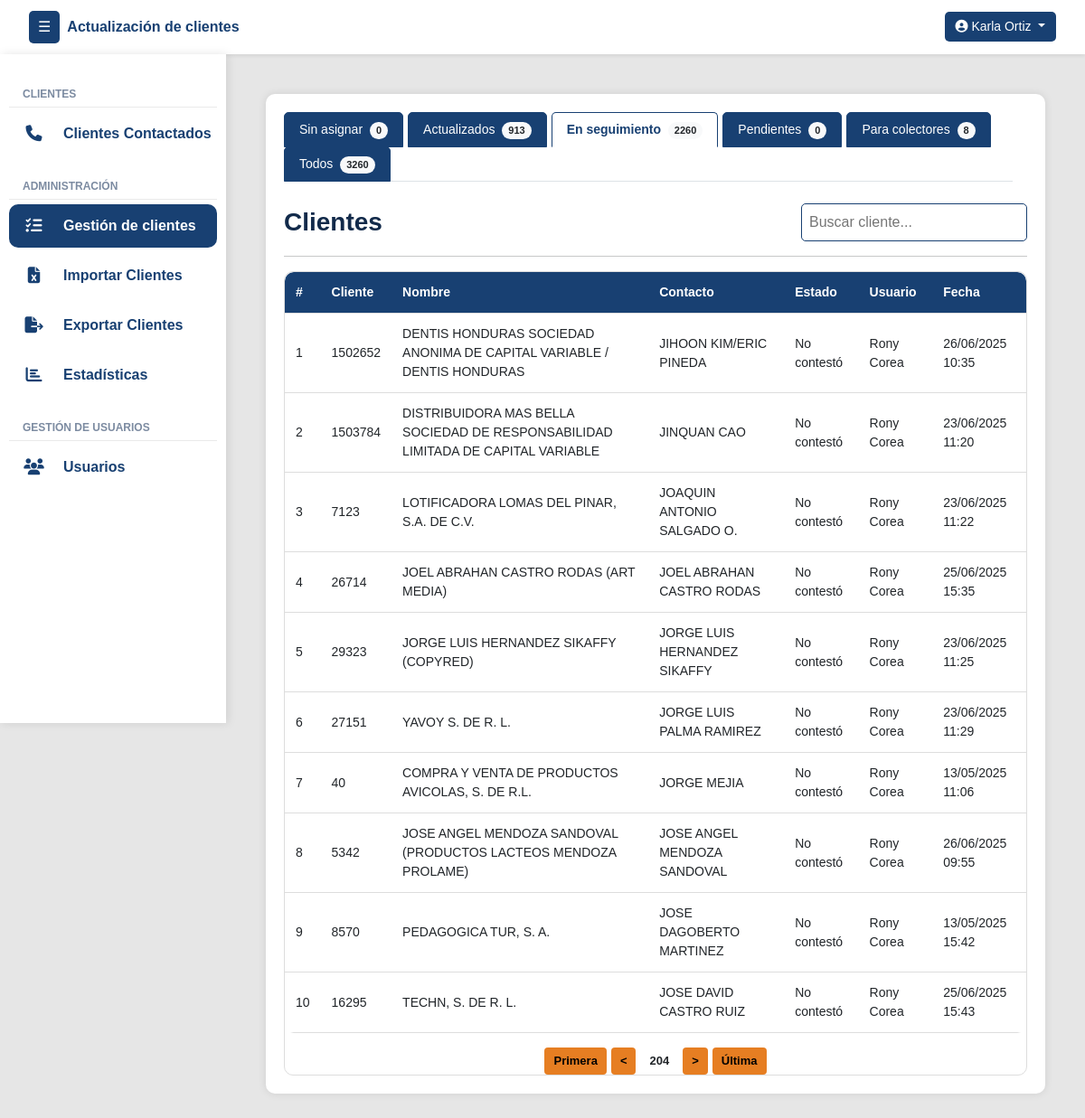
The app's page /gestion/seguimiento/?seguimiento=204 (signed in), older data.
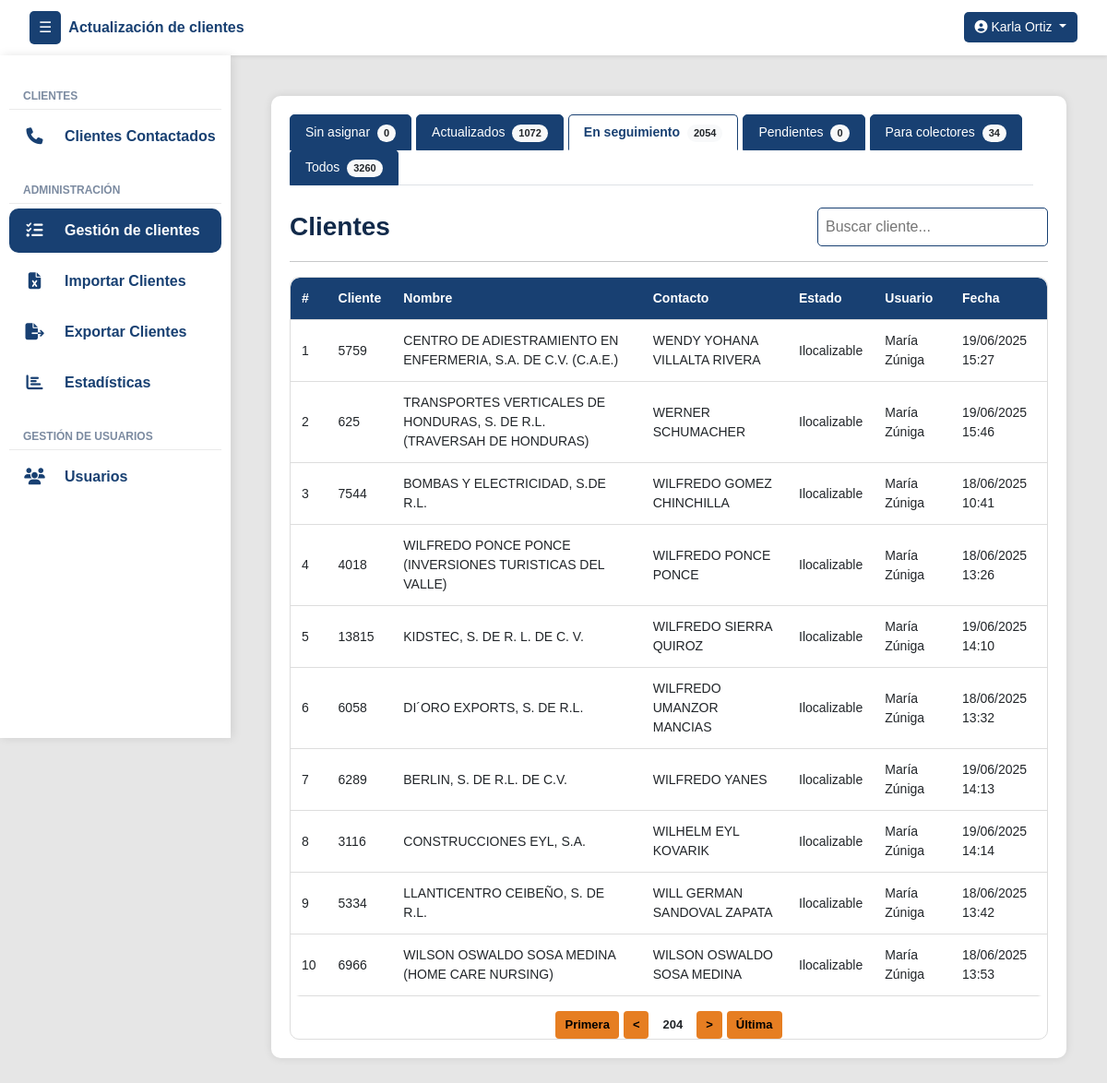
The same page, newer data.
### clientes/models.py (models this page shows, shortened)
class Cliente(models.Model):
    numero_cliente = models.CharField(max_length=50, unique=True)
    nombre_cliente = models.CharField(max_length=255)
    contacto_cliente = models.CharField(max_length=255)
    contacto_cargo = models.CharField(max_length=100, null=True, blank=True)
    telefono_cliente = models.CharField(max_length=50, null=True, blank=True)
    telefono_dos = models.CharField(max_length=50, null=True, blank=True)
    direccion = models.CharField(max_length=255, null=True, blank=True)
    correo = models.CharField(max_length=254, null=True, blank=True)
    estado_actual = models.ForeignKey(EstadoReporte, on_delete=models.SET_NULL, null=True, blank=True, default=1)
    asignado_inicial = models.ForeignKey(User, on_delete=models.SET_NULL, null=True, blank=True, related_name='clientes_asignados_inicialmente')
    asignado_usuario = models.ForeignKey(User, on_delete=models.SET_NULL, null=True, blank=True, related_name='clientes_asignados')
    veces_contactado = models.PositiveIntegerField(default=0)
    sin_contestar = models.PositiveIntegerField(default=0)
    formulario_sin_contestar = models.PositiveIntegerField(default=0)
    ultima_llamada_no_contesto = models.DateTimeField(null=True, blank=True)
    ultimo_envio_formulario = models.DateTimeField(null=True, blank=True)

class EstadoReporte(models.Model):
    nombre = models.CharField(max_length=100, unique=True)
    creado_por = models.ForeignKey(User, on_delete=models.SET_NULL, null=True, blank=True)
    creado_en = models.DateTimeField(auto_now_add=True)
    estado = models.CharField(max_length=50, choices=[('activo', 'Activo'), ('inactivo', 'Inactivo')])
    intentos = models.PositiveIntegerField(default=0)
    genera_movimiento = models.BooleanField(default=True)

### clientes/views.py (the view)
# urls.py: path('gestion/seguimiento/', vistasClientes.clientes_en_seguimiento_view, name='clientes_seguimiento_gestion'),
@login_required
def clientes_en_seguimiento_view(request):
    usuario = request.user
    if not usuario.groups.filter(name__in=["super_admin", "admin_group"]).exists():
        messages.error(request, "Acceso no permitido.")
        return redirect("login")
    hoy = timezone.localdate()
    search_query = request.GET.get('q', '').strip()
    estados_seguimiento = EstadoReporte.objects.filter(genera_movimiento=False)\
        .exclude(nombre__iexact="pendiente")
    ultimo_historial_qs = HistorialEstadoSinMovimiento.objects.filter(
        cliente=OuterRef("pk")
    ).order_by("-fecha_hora")
    clientes_qs = Cliente.objects.filter(
        estado_actual__in=estados_seguimiento
    ).annotate(
        ultima_fecha_sin_movimiento=Subquery(
            ultimo_historial_qs.values("fecha_hora")[:1],
            output_field=DateTimeField()
        )
    )
    if search_query:
        clientes_qs = clientes_qs.filter(
            Q(nombre_cliente__icontains=search_query) |
            Q(numero_cliente__icontains=search_query) |
            Q(contacto_cliente__icontains=search_query)
        )
    clientes = paginar_queryset(request, clientes_qs, 'seguimiento')
    estado_pendiente = EstadoReporte.objects.filter(nombre__iexact="pendiente").first()
    estado_no_contesto = EstadoReporte.objects.filter(nombre__iexact="no contestó").first()
    clientes_seguimiento_qs = Cliente.objects.filter(
        estado_actual__in=estados_seguimiento
    )
    primer_movimiento_qs = MovimientoEstado.objects.filter(cliente=OuterRef('pk')).order_by('fecha_hora')
    primer_movimiento_estado = Subquery(primer_movimiento_qs.values('estado__nombre')[:1])
    clientes_sin_actualizar_qs = Cliente.objects.annotate(
        primer_estado_nombre=primer_movimiento_estado
    ).filter(
        Q(estado_actual__nombre__iexact="actualizado") & ~Q(primer_estado_nombre__iexact="actualizado")
    )
    actualizados_hoy_qs = Cliente.objects.filter(
        estado_actual__nombre__iexact="actualizado",
        movimientos__estado__nombre__iexact="actualizado",
        movimientos__fecha_hora__date=hoy
    ).distinct()
    clientes_sin_actualizar_hoy_qs = Cliente.objects.annotate(
        primer_estado_nombre=primer_movimiento_estado
    ).filter(
        Q(movimientos__fecha_hora__date=hoy),
        Q(estado_actual__nombre__iexact="actualizado") & ~Q(primer_estado_nombre__iexact="actualizado")
    ).distinct()
    return render(request, 'gestion/gestion.html', {
        "clientes_formulario_enviado": clientes,
        "view_type": "seguimiento",
        "search_query": search_query,
        "count_seguimiento": clientes_qs.count(),
        "count_pendientes": Cliente.objects.filter(estado_actual=estado_pendiente).count(),
        "count_no_contesto": Cliente.objects.filter(estado_actual=estado_no_contesto).count(),
        "count_actualizados": Cliente.objects.filter(
            estado_actual__nombre__iexact="actualizado",
            movimientos__estado__nombre__iexact="actualizado"
        ).distinct().count(),
        "count_sin_actualizar": clientes_sin_actualizar_qs.count(),
        "count_actualizados_hoy": actualizados_hoy_qs.count() + clientes_sin_actualizar_hoy_qs.count(),
        "count_sin_asignar": Cliente.objects.filter(asignado_usuario__isnull=True).count(),
        "count_todos": Cliente.objects.count(),
        "count_colectores": Cliente.objects.filter(estado_actual__nombre__iexact="por localizar").count(),
    })

### UpdateTracker/templatetags/group_filters.py (called while the page is built)
@register.filter(name='has_group')
def has_group(user, group_name):
    return user.groups.filter(name=group_name).exists()

### clientes/views.py (called while the page is built)
def paginar_queryset(request, queryset, param, por_pagina=10):
    paginator = Paginator(queryset, por_pagina)
    pagina = request.GET.get(param)
    return paginator.get_page(pagina)

### templates/gestion/gestion.html (shortened to what the changed rows need)
{% extends 'layout/layout.html' %}
{% block content %}
<div class="container">
    <ul class="nav nav-tabs flex-grow-1 me-3" id="clienteTabs" role="tablist">
        <li class="nav-item" role="presentation">
            <a class="nav-link {% if view_type == 'actualizados' %}active{% endif %}" id="actualizados-tab" href="{% url 'clientes_actualizados_gestion' %}" role="tab" aria-controls="actualizados" aria-selected="false">
                Actualizados <span class="badge rounded-pill bg-light text-dark ms-1" id="countActualizados">{{ count_actualizados }}</span>
            </a>
        </li>
        <li class="nav-item" role="presentation">
            <a class="nav-link {% if view_type == 'seguimiento' %}active{% endif %}" id="seguimiento-tab" href="{% url 'clientes_seguimiento_gestion' %}" role="tab" aria-controls="seguimiento" aria-selected="false">
                En seguimiento <span class="badge rounded-pill bg-light text-dark ms-1" id="countSeguimiento">{{ count_seguimiento }}</span>
            </a>
        </li>
        <li class="nav-item" role="presentation">
            <a class="nav-link {% if view_type == 'colectores' %}active{% endif %}" id="colectores-tab" href="{% url 'clientes_para_colectores_gestion' %}" role="tab" aria-controls="colectores" aria-selected="false">
                Para colectores <span class="badge rounded-pill bg-light text-dark ms-1" id="countColectores">{{ count_colectores }}</span>
            </a>
        </li>
    </ul>
    <div class="tab-content mt-4" id="clienteTabsContent">
        {% if view_type == 'sin_asignar' %}
        <div class="tab-pane fade show active" id="sin-asignar" role="tabpanel" aria-labelledby="sin-asignar-tab">
            <div class="d-flex justify-content-between align-items-center mb-3">
                <h3 class="mb-0">Clientes</h3>
                <div class="d-flex" style="gap: 10px;">
                    <form method="get" class="d-flex" style="gap: 10px;">
                        <input type="text" name="q" class="search-box"
                               placeholder="Buscar cliente..."
                               value="{{ search_query|default:'' }}"
                               autocomplete="off">
                        <input type="hidden" name="sin_asignar" value="{{ clientes_sin_asignar.number }}">
                    </form>
                    <button class="btn btn-asignar"
                            data-bs-toggle="modal"
                            data-bs-target="#modalDesasignarPorCantidad"
                            title="Desasignar clientes por lotes">
                        <i class="bi bi-person-dash-fill"></i> Desasignar
                    </button>
                    <button class="btn btn-asignar"
                            data-bs-toggle="modal"
                            data-bs-target="#modalAsignarPorCantidad"
                            title="Asignar clientes por lotes">
                        <i class="bi bi-person-lines-fill"></i> Asignar
                    </button>
                </div>
            </div>
            <hr>
            <div class="table-responsive">
                <table class="styled-table paginable" id="clienteTable">
                    <thead>
                        <tr>
                            <th>#</th>
                            <th>Cliente</th>
                            <th>Nombre</th>
                            <th>Contacto</th>
                            <th>Estado</th>
                            <th>Asignar</th>
                        </tr>
                    </thead>
                    <tbody>
                        {% for cliente in clientes_sin_asignar %}
                        <tr>
                            <td>{{ forloop.counter }}</td>
                            <td>{{ cliente.numero_cliente }}</td>
                            <td>{{ cliente.nombre_cliente }}</td>
                            <td>{{ cliente.contacto_cliente }}</td>
                            <td>{{ cliente.estado_actual.nombre }}</td>
                            <td>
                                <div class="text-center">
                                    <button class="btn btn-sm btn-asignar"
                                            data-bs-toggle="modal"
                                            data-bs-target="#modalAsignarCliente"
                                            onclick="abrirModalAsignarCliente('{{ cliente.id }}', '{{ cliente.nombre_cliente }}')"
                                            title="Asignar cliente">
                                        <i class="bi bi-person-plus-fill"></i>
                                    </button>
                                </div>
                            </td>
                        </tr>
                        {% empty %}
                            <tr>
                                <td colspan="7" class="text-center">No hay clientes sin asignar.</td>
                            </tr>
                        {% endfor %}
                    </tbody>
                </table>
                {% if clientes_sin_asignar.has_other_pages %}
                <div class="pagination mt-3">
                    {% if clientes_sin_asignar.number > 1 %}
                        <a href="?sin_asignar=1{% if search_query %}&q={{ search_query }}{% endif %}" class="btn btn-sm btn-reportar">Primera</a>
                        <a href="?sin_asignar={{ clientes_sin_asignar.previous_page_number }}{% if search_query %}&q={{ search_query }}{% endif %}" class="btn btn-sm btn-reportar">&lt;</a>
                    {% endif %}
                    <span class="btn btn-sm btn-reportar active">{{ clientes_sin_asignar.number }}</span>
                    {% if clientes_sin_asignar.number < clientes_sin_asignar.paginator.num_pages %}
                        <a href="?sin_asignar={{ clientes_sin_asignar.next_page_number }}{% if search_query %}&q={{ search_query }}{% endif %}" class="btn btn-sm btn-reportar">&gt;</a>
                        <a href="?sin_asignar={{ clientes_sin_asignar.paginator.num_pages }}{% if search_query %}&q={{ search_query }}{% endif %}" class="btn btn-sm btn-reportar">Última</a>
                    {% endif %}
                </div>
                {% endif %}
            </div>
        </div>
        {% elif view_type == 'seguimiento' %}
        <div class="tab-pane fade show active" id="seguimiento" role="tabpanel" aria-labelledby="seguimiento-tab">
            <div class="table-responsive">
                <table class="styled-table paginable" id="tablaSeguimiento">
                    <thead>
                        <tr>
                            <th>#</th>
                            <th>Cliente</th>
                            <th>Nombre</th>
                            <th>Contacto</th>
                            <th>Estado</th>
                            <th>Usuario</th>
                            <th>Fecha</th>
                        </tr>
                    </thead>
                    <tbody>
                        {% for cliente in clientes_formulario_enviado %}
                            <tr>
                                <td>{{ forloop.counter }}</td>
                                <td>{{ cliente.numero_cliente }}</td>
                                <td>{{ cliente.nombre_cliente }}</td>
                                <td>{{ cliente.contacto_cliente }}</td>
                                <td>{{ cliente.estado_actual.nombre }}</td>
                                <td>
                                    {% if cliente.asignado_usuario %}
                                        {{ cliente.asignado_usuario.get_full_name }}
                                    {% else %}
                                        Sin asignar
                                    {% endif %}
                                </td>
                                <td>
                                    {% if cliente.ultimo_envio_formulario %}
                                        {{ cliente.ultimo_envio_formulario|date:"d/m/Y H:i" }}
                                    {% elif cliente.ultima_fecha_sin_movimiento %}
                                        {{ cliente.ultima_fecha_sin_movimiento|date:"d/m/Y H:i" }}
                                    {% else %}
                                        -
                                    {% endif %}
                                </td>
                            </tr>
                            {% empty %}
                            <tr>
                                <td colspan="7" class="text-center">No hay clientes en seguimiento.</td>
                            </tr>
                        {% endfor %}
                    </tbody>
                </table>
            </div>
        </div>
        {% endif %}
    </div>
</div>
{% endblock %}

Row changes from the older to the newer data that the page shows:
no longer on this page (row unchanged): Cliente: numero_cliente "1502652", nombre_cliente "DENTIS HONDURAS SOCIEDAD ANONIMA DE CAPITAL VARIABLE / DENTIS HONDURAS", contacto_cliente "JIHOON KIM/ERIC PINEDA", estado_actual.nombre "No contestó", asignado_usuario.get_full_name "Rony Corea", ultima_fecha_sin_movimiento "26/06/2025 10:35"
no longer on this page (row unchanged): Cliente: numero_cliente "1503784", nombre_cliente "DISTRIBUIDORA MAS BELLA SOCIEDAD DE RESPONSABILIDAD LIMITADA DE CAPITAL VARIABLE", contacto_cliente "JINQUAN CAO", estado_actual.nombre "No contestó", asignado_usuario.get_full_name "Rony Corea", ultima_fecha_sin_movimiento "23/06/2025 11:20"
no longer on this page (row unchanged): Cliente: numero_cliente "7123", nombre_cliente "LOTIFICADORA LOMAS DEL PINAR, S.A. DE C.V.", contacto_cliente "JOAQUIN ANTONIO SALGADO O.", estado_actual.nombre "No contestó", asignado_usuario.get_full_name "Rony Corea", ultima_fecha_sin_movimiento "23/06/2025 11:22"
no longer on this page (row unchanged): Cliente: numero_cliente "26714", nombre_cliente "JOEL ABRAHAN CASTRO RODAS (ART MEDIA)", contacto_cliente "JOEL ABRAHAN CASTRO RODAS", estado_actual.nombre "No contestó", asignado_usuario.get_full_name "Rony Corea", ultima_fecha_sin_movimiento "25/06/2025 15:35"
no longer on this page (row unchanged): Cliente: numero_cliente "29323", nombre_cliente "JORGE LUIS HERNANDEZ SIKAFFY (COPYRED)", contacto_cliente "JORGE LUIS HERNANDEZ SIKAFFY", estado_actual.nombre "No contestó", asignado_usuario.get_full_name "Rony Corea", ultima_fecha_sin_movimiento "23/06/2025 11:25"
no longer on this page (row unchanged): Cliente: numero_cliente "27151", nombre_cliente "YAVOY S. DE R. L.", contacto_cliente "JORGE LUIS PALMA RAMIREZ", estado_actual.nombre "No contestó", asignado_usuario.get_full_name "Rony Corea", ultima_fecha_sin_movimiento "23/06/2025 11:29"
no longer on this page (row unchanged): Cliente: numero_cliente "40", nombre_cliente "COMPRA Y VENTA DE PRODUCTOS AVICOLAS, S. DE R.L.", contacto_cliente "JORGE MEJIA", estado_actual.nombre "No contestó", asignado_usuario.get_full_name "Rony Corea", ultimo_envio_formulario "13/05/2025 11:06"
no longer on this page (row unchanged): Cliente: numero_cliente "5342", nombre_cliente "JOSE ANGEL MENDOZA SANDOVAL (PRODUCTOS LACTEOS MENDOZA PROLAME)", contacto_cliente "JOSE ANGEL MENDOZA SANDOVAL", estado_actual.nombre "No contestó", asignado_usuario.get_full_name "Rony Corea", ultima_fecha_sin_movimiento "26/06/2025 09:55"
no longer on this page (row unchanged): Cliente: numero_cliente "8570", nombre_cliente "PEDAGOGICA TUR, S. A.", contacto_cliente "JOSE DAGOBERTO MARTINEZ", estado_actual.nombre "No contestó", asignado_usuario.get_full_name "Rony Corea", ultimo_envio_formulario "13/05/2025 15:42"
no longer on this page (row unchanged): Cliente: numero_cliente "16295", nombre_cliente "TECHN, S. DE R. L.", contacto_cliente "JOSE DAVID CASTRO RUIZ", estado_actual.nombre "No contestó", asignado_usuario.get_full_name "Rony Corea", ultima_fecha_sin_movimiento "25/06/2025 15:43"
now on this page (row edited): Cliente: numero_cliente "5759", nombre_cliente "CENTRO DE ADIESTRAMIENTO EN ENFERMERIA, S.A. DE C.V. (C.A.E.)", contacto_cliente "WENDY YOHANA VILLALTA RIVERA", estado_actual.nombre "Ilocalizable", asignado_usuario.get_full_name "María Zúniga", ultimo_envio_formulario "19/06/2025 15:27"
now on this page (row edited): Cliente: numero_cliente "625", nombre_cliente "TRANSPORTES VERTICALES DE HONDURAS, S. DE R.L. (TRAVERSAH DE HONDURAS)", contacto_cliente "WERNER SCHUMACHER", estado_actual.nombre "Ilocalizable", asignado_usuario.get_full_name "María Zúniga", ultimo_envio_formulario "19/06/2025 15:46"
now on this page (row edited): Cliente: numero_cliente "7544", nombre_cliente "BOMBAS Y ELECTRICIDAD, S.DE R.L.", contacto_cliente "WILFREDO GOMEZ CHINCHILLA", estado_actual.nombre "Ilocalizable", asignado_usuario.get_full_name "María Zúniga", ultimo_envio_formulario "18/06/2025 10:41"
now on this page (row edited): Cliente: numero_cliente "4018", nombre_cliente "WILFREDO PONCE PONCE (INVERSIONES TURISTICAS DEL VALLE)", contacto_cliente "WILFREDO PONCE PONCE", estado_actual.nombre "Ilocalizable", asignado_usuario.get_full_name "María Zúniga", ultimo_envio_formulario "18/06/2025 13:26"
now on this page (row edited): Cliente: numero_cliente "13815", nombre_cliente "KIDSTEC, S. DE R. L. DE C. V.", contacto_cliente "WILFREDO SIERRA QUIROZ", estado_actual.nombre "Ilocalizable", asignado_usuario.get_full_name "María Zúniga", ultimo_envio_formulario "19/06/2025 14:10"
now on this page (row edited): Cliente: numero_cliente "6058", nombre_cliente "DI´ORO EXPORTS, S. DE R.L.", contacto_cliente "WILFREDO UMANZOR MANCIAS", estado_actual.nombre "Ilocalizable", asignado_usuario.get_full_name "María Zúniga", ultimo_envio_formulario "18/06/2025 13:32"
now on this page (row edited): Cliente: numero_cliente "6289", nombre_cliente "BERLIN, S. DE R.L. DE C.V.", contacto_cliente "WILFREDO YANES", estado_actual.nombre "Ilocalizable", asignado_usuario.get_full_name "María Zúniga", ultimo_envio_formulario "19/06/2025 14:13"
now on this page (row edited): Cliente: numero_cliente "3116", nombre_cliente "CONSTRUCCIONES EYL, S.A.", contacto_cliente "WILHELM EYL KOVARIK", estado_actual.nombre "Ilocalizable", asignado_usuario.get_full_name "María Zúniga", ultimo_envio_formulario "19/06/2025 14:14"
now on this page (row edited): Cliente: numero_cliente "5334", nombre_cliente "LLANTICENTRO CEIBEÑO, S. DE R.L.", contacto_cliente "WILL GERMAN SANDOVAL ZAPATA", estado_actual.nombre "Ilocalizable", asignado_usuario.get_full_name "María Zúniga", ultimo_envio_formulario "18/06/2025 13:42"
now on this page (row edited): Cliente: numero_cliente "6966", nombre_cliente "WILSON OSWALDO SOSA MEDINA (HOME CARE NURSING)", contacto_cliente "WILSON OSWALDO SOSA MEDINA", estado_actual.nombre "Ilocalizable", asignado_usuario.get_full_name "María Zúniga", ultimo_envio_formulario "18/06/2025 13:53"
Text that changed along with them:
{{ count_actualizados }}: "913" → "1072"
{{ count_seguimiento }}: "2260" → "2054"
{{ count_colectores }}: "8" → "34"
